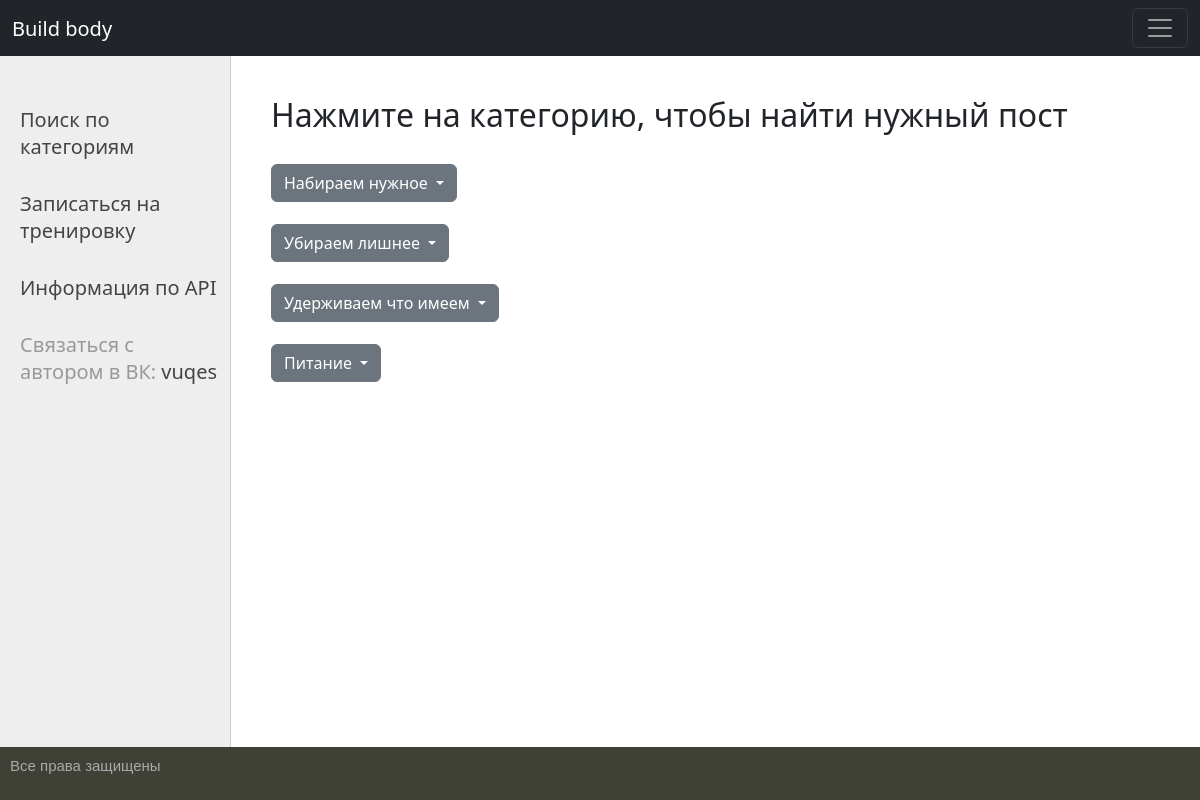
Page /cat/ on the committed database.
### vuqes/models.py (models this page shows)
class Add(models.Model):
    name = models.TextField(max_length=100, db_index=True, verbose_name='Категория')
    slug = models.SlugField(max_length=255, unique=True, db_index=True, verbose_name='URL')
    def __str__(self):
        return self.name
    class Meta:
        verbose_name = 'Категория'
        verbose_name_plural = 'Категории'
        ordering = ['id']

### vuqes/views.py (the view)
# urls.py: path('cat/', category, name='cat'),
def category(request):
    context = {
        'get': Point.objects.all(),
        'get_cat': Add.objects.all(),
        'title': 'Поиск по категориям',
    }
    return render(request, 'vuqes/cat.html', context)

### vuqes/models.py (called while the page is built)
    def __str__(self):
        return self.title

### vuqes/templates/vuqes/cat.html (shortened to what this page needs)
{% extends 'vuqes/base.html' %}
{% block content %}
<h2>Нажмите на категорию, чтобы найти нужный пост</h2>
<br>
{% for j in get_cat %}
<div class="dropdown">
  <button class="btn btn-secondary dropdown-toggle" type="button" data-bs-toggle="dropdown" aria-expanded="false">
    {{ j }}
  </button>
</div>
<br>
{% endfor %}
{% endblock %}

### vuqes/static/vuqes/style.css (style rules this page uses)
html, body { font-family: 'Arial'; margin: 0; padding: 0; height: 100%; width: 100%; color: #444; }

### rows in the picture
Add: name "Набираем нужное"
Add: name "Убираем лишнее"
Add: name "Удерживаем что имеем"
Add: name "Питание"
